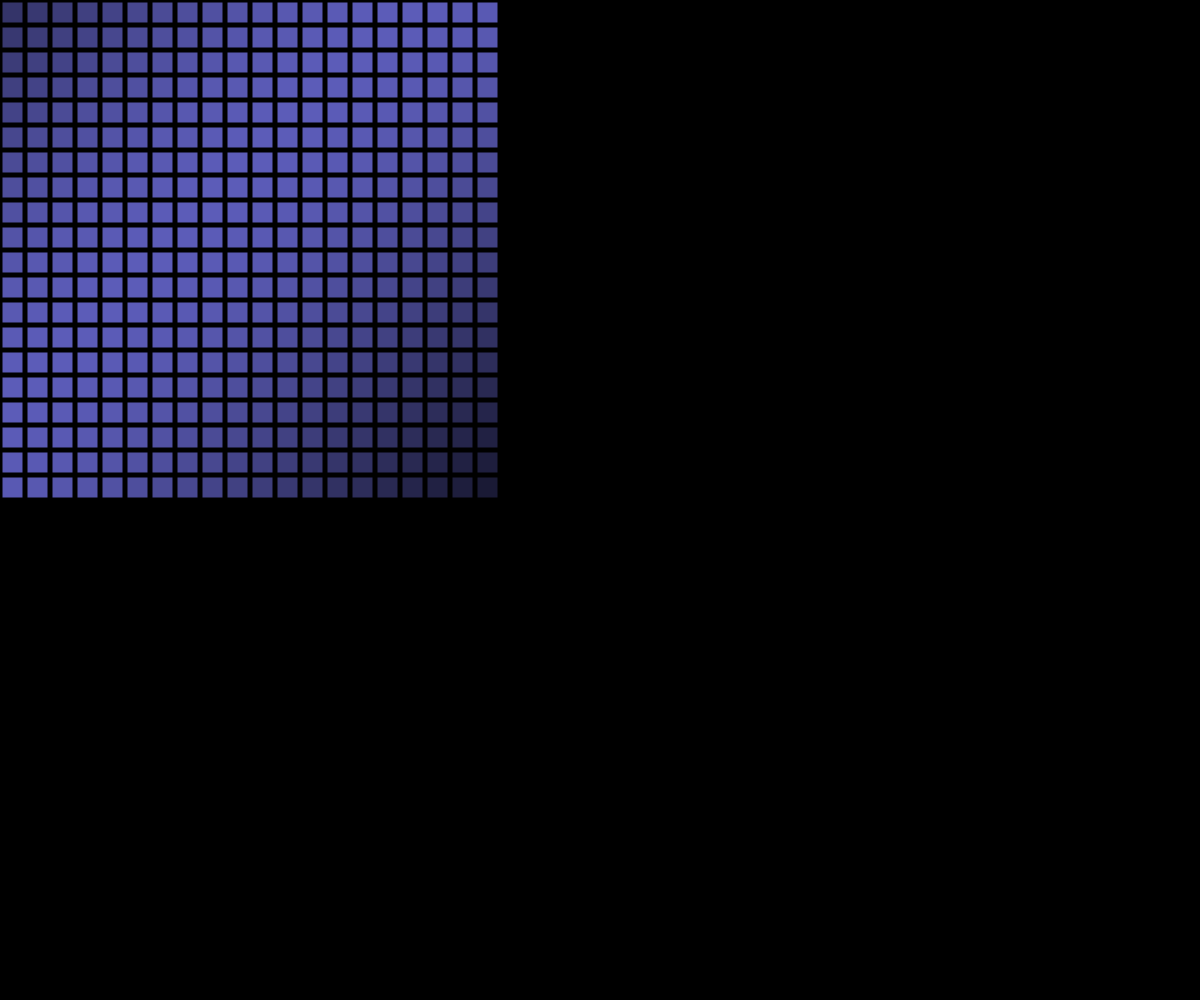
Frame 1 (no input)
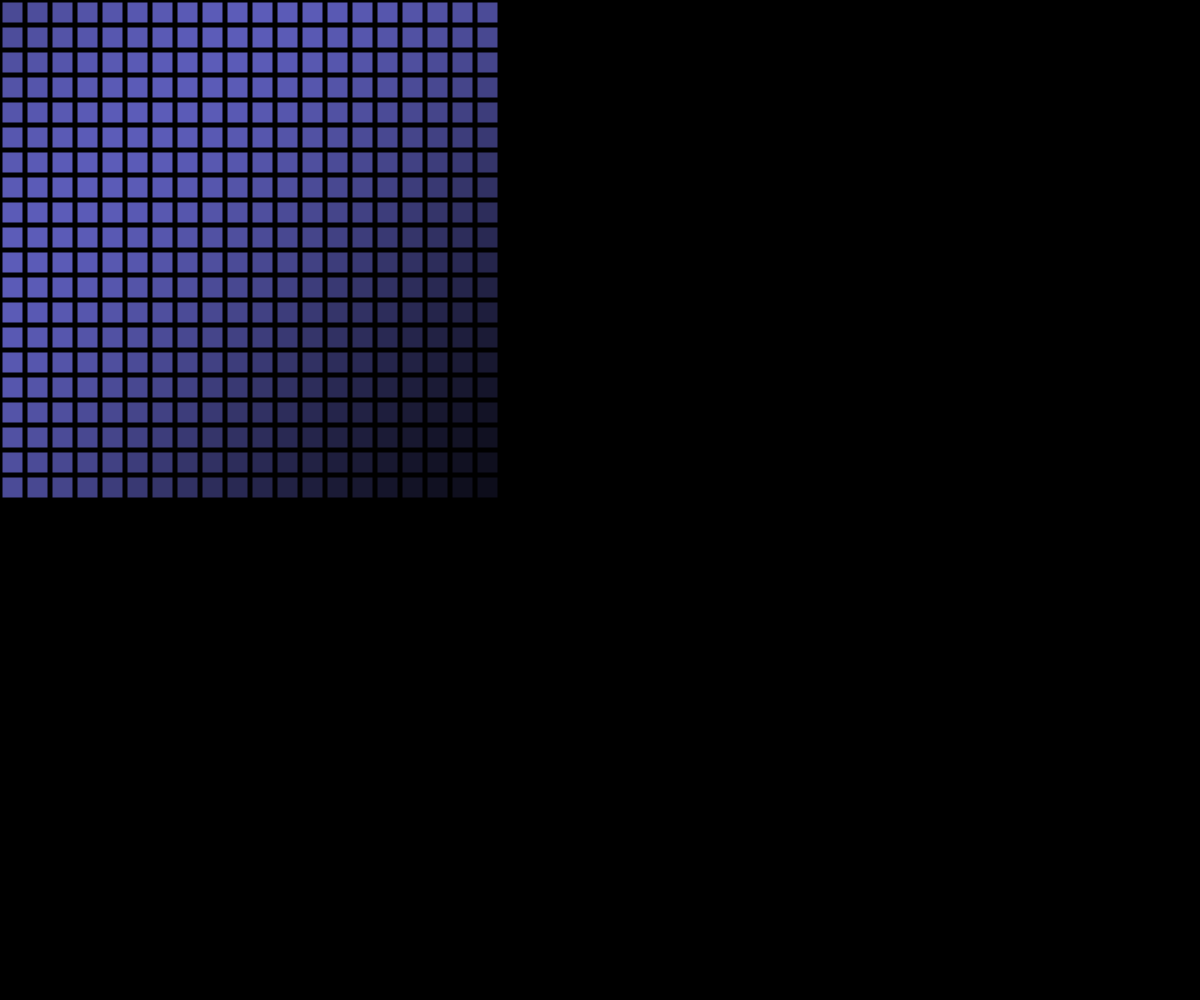
Frame 60 (no input)
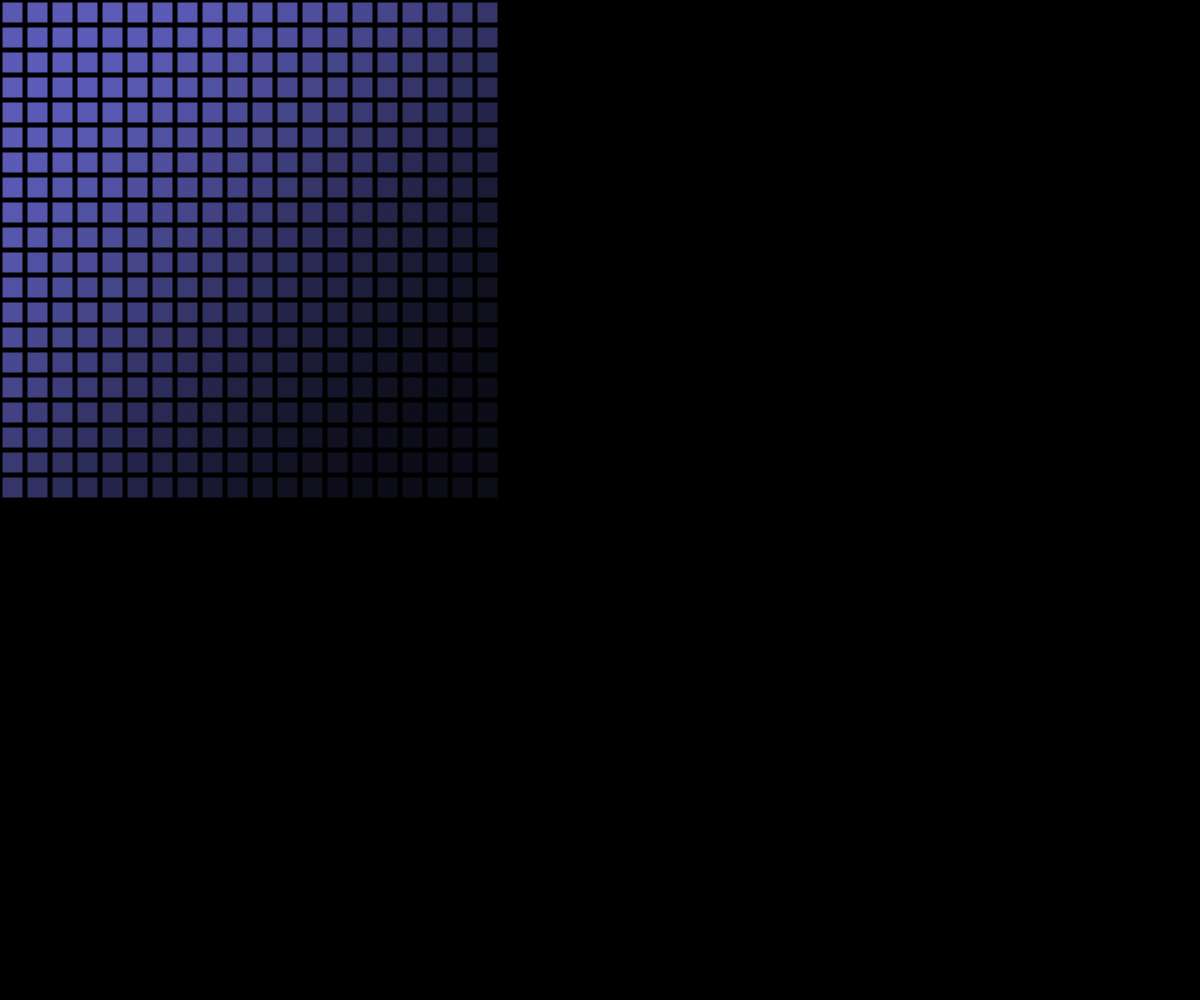
Frame 120 (the mouse pressed at the canvas centre since frame 60)

The p5.js sketch that drew these frames (run headless with seeded random() and noise() and a simulated clock; from frame 60 on, the mouse is pressed at the canvas centre):

// p5.js sketch
// ── sketch.js
let squares = [];
const rows = 20;
const cols = 20;
const squareSize = 20;
const spacing = 25;

function setup() {
  createCanvas(windowWidth, windowHeight);
  colorMode(HSB, 360, 100, 100, 1);
  
  // Create grid of squares with offset phases
  for (let i = 0; i < rows; i++) {
    for (let j = 0; j < cols; j++) {
      squares.push({
        x: j * spacing + spacing / 2,
        y: i * spacing + spacing / 2,
        phase: (i + j) * 0.1, // Offset each square's cycle
        size: squareSize
      });
    }
  }
}

function draw() {
  background(0);
  
  // Draw each square with its own breathing opacity
  for (let i = 0; i < squares.length; i++) {
    const s = squares[i];
    const opacity = map(sin(frameCount * 0.01 + s.phase), -1, 1, 0.1, 0.8);
    
    fill(240, 50, 90, opacity);
    noStroke();
    rect(s.x - s.size/2, s.y - s.size/2, s.size, s.size);
  }
}

function windowResized() {
  resizeCanvas(windowWidth, windowHeight);
}
